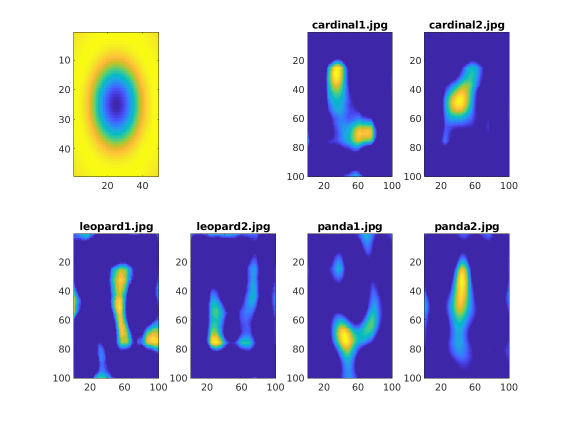
%> input picture hw2/SGhw2/different_animals_similar.png, 1134 x 851 px (shown at 1/2 size)
$ octave --eval "result = energy_image(imread('different_animals_similar.png'));"   (GNU Octave 9; MATLAB toolbox functions it lacks are replaced by stand-ins)
%> lines starting %> are read from the running program, lines starting %| are printed output that depends on the picture
function [energyImage, Ix, Iy] = energy_image(im)
    grayIm = rgb2gray(im);
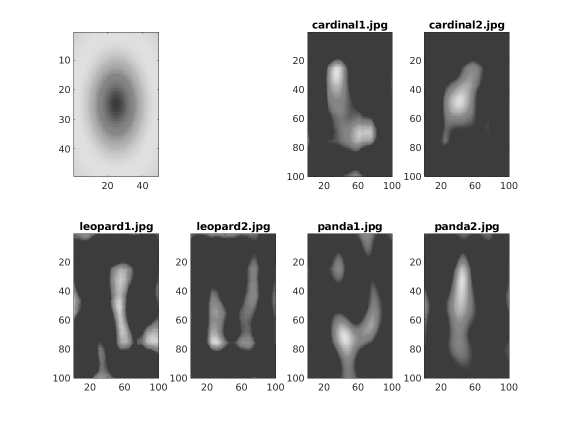
%> grayIm: size 851x1134 uint8 (shown at 1/2 size); min 0, max 255, mean 192.7
    doubledIm = im2double(grayIm);

    valuesX = [1 0 -1; 2 0 -2; 1 0 -1];
    valuesY = valuesX;

    Ix = imfilter(doubledIm, valuesX);
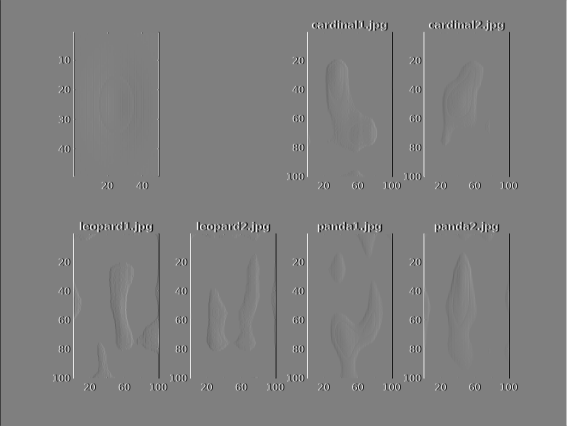
%> Ix: size 851x1134 double (shown at 1/2 size); min -4, max 4, mean 9.42e-18; drawn with min black and max white
    %figure; imshow(Ix);
    Iy = imfilter(doubledIm, valuesY);
    %figure; imshow(Iy);

    energyImage = sqrt((Ix).^2+(Iy).^2);
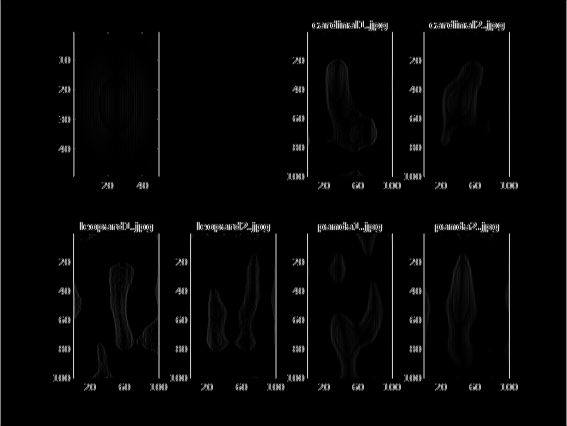
%> energyImage: size 851x1134 double (shown at 1/2 size); min 0, max 5.66, mean 0.137; drawn with min black and max white
%     figure;
%     imshow(energyImage);

$ run again, on hw2/SGhw2/hybrid.png
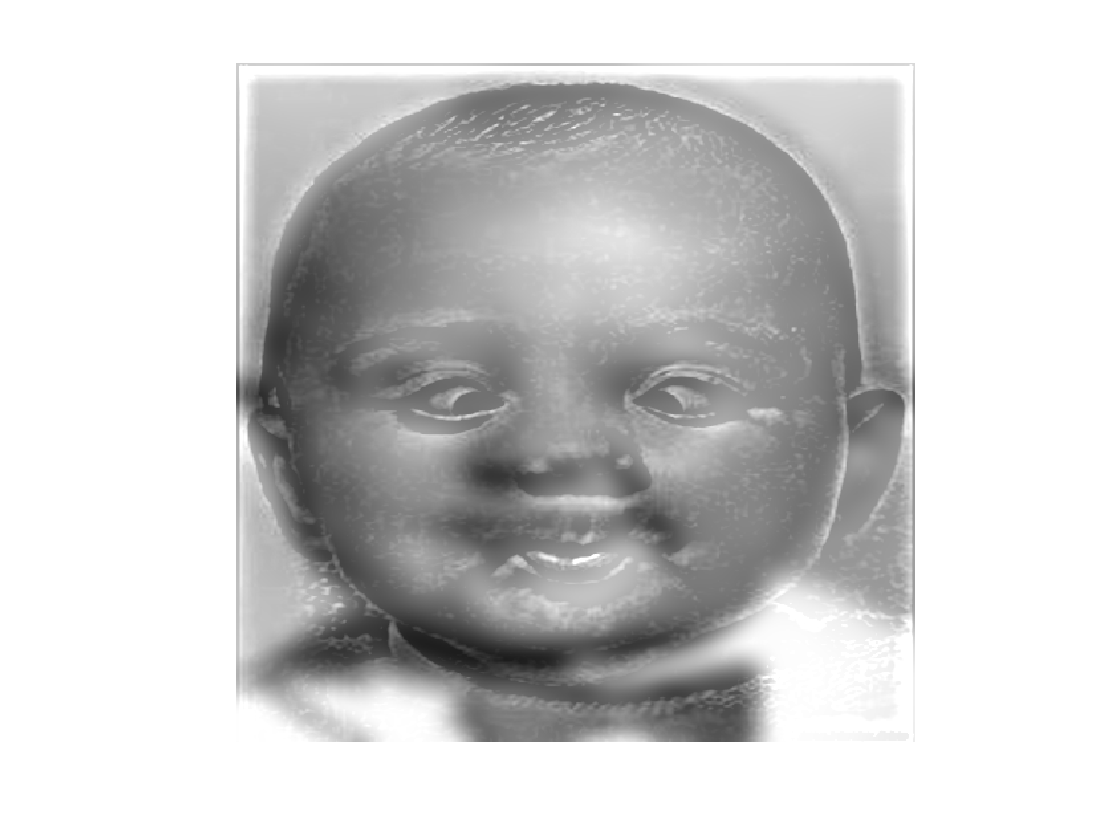
%> input picture hw2/SGhw2/hybrid.png, 1113 x 834 px
%> in energy_image, `Ix = imfilter(doubledIm, valuesX);`:
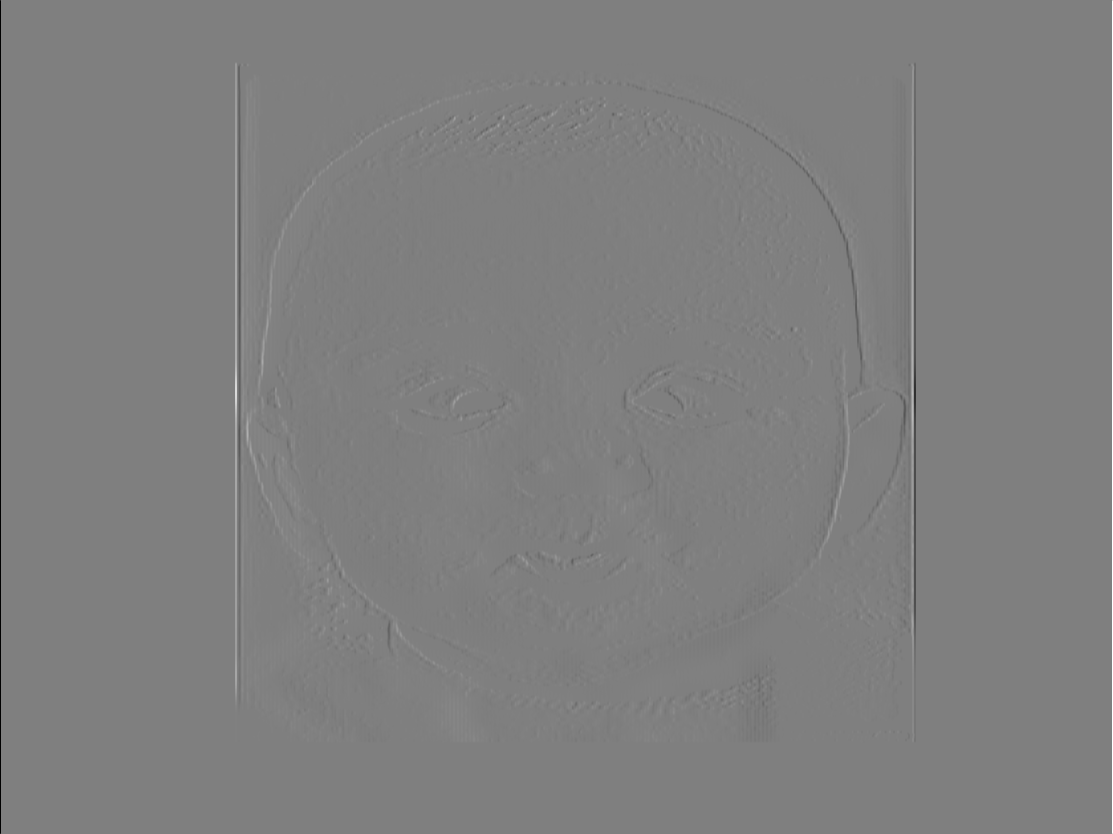
%> Ix: size 834x1113 double; min -4, max 4, mean 9.12e-19; drawn with min black and max white
%> in energy_image, `energyImage = sqrt((Ix).^2+(Iy).^2);`:
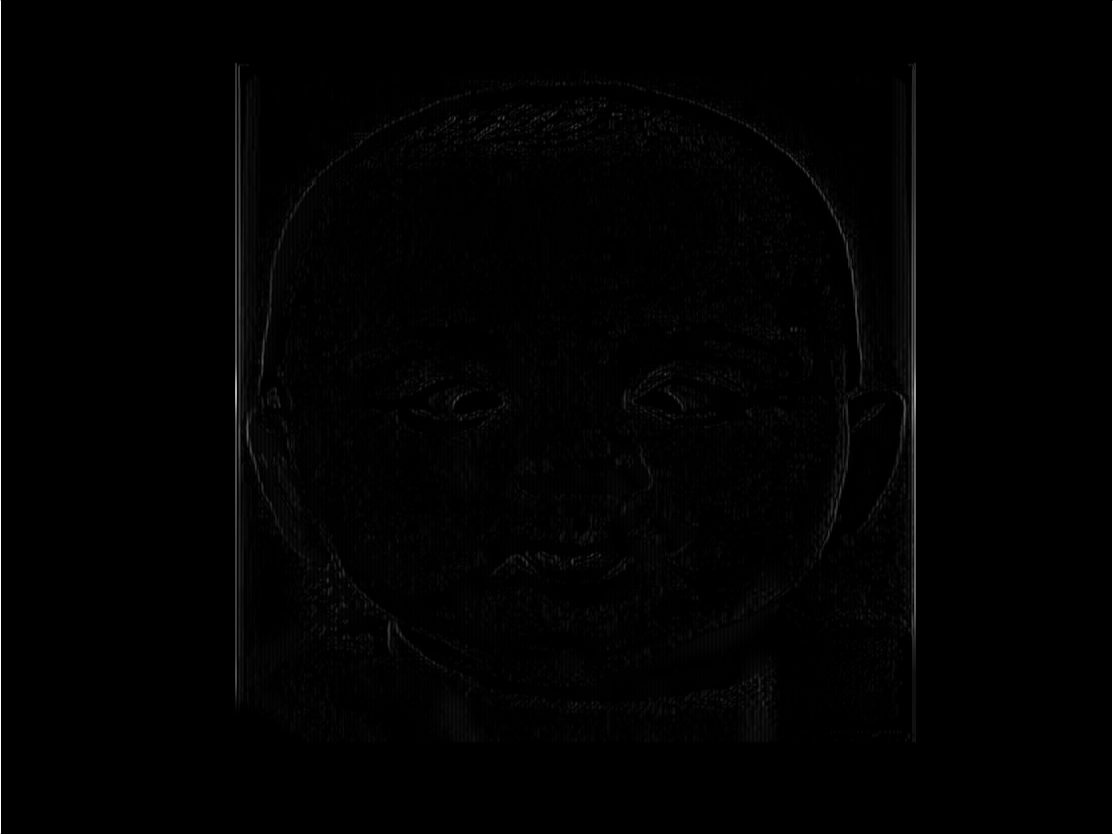
%> energyImage: size 834x1113 double; min 0, max 5.66, mean 0.0492; drawn with min black and max white

$ run again, on hw2/SGhw2/interesting.png
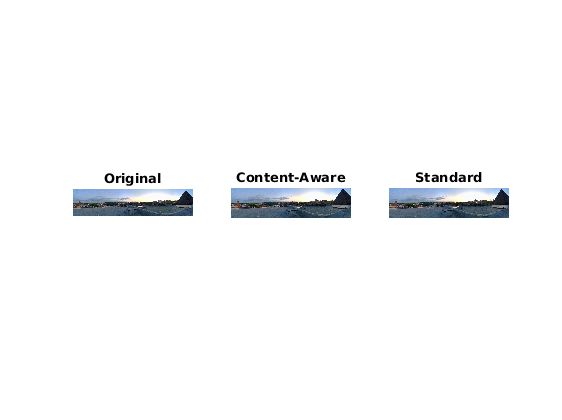
%> input picture hw2/SGhw2/interesting.png, 562 x 420 px
%> in energy_image, `Ix = imfilter(doubledIm, valuesX);`:
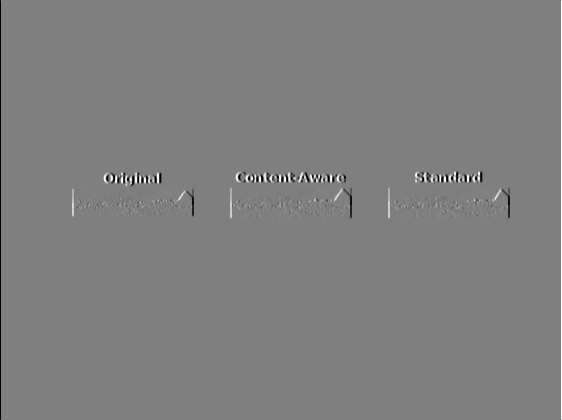
%> Ix: size 420x562 double; min -4, max 4, mean 2.99e-19; drawn with min black and max white
%> in energy_image, `energyImage = sqrt((Ix).^2+(Iy).^2);`:
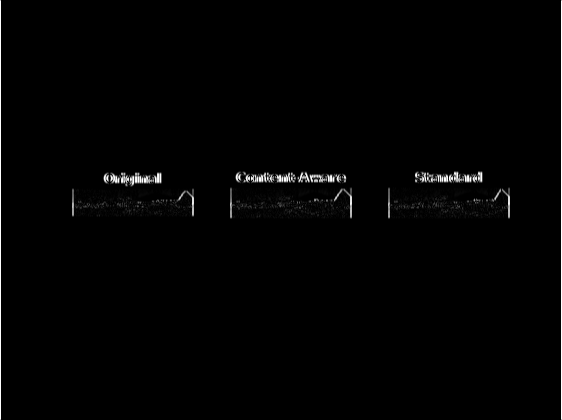
%> energyImage: size 420x562 double; min 0, max 5.66, mean 0.0597; drawn with min black and max white

$ run again, on hw2/SGhw2/mall_energy.png
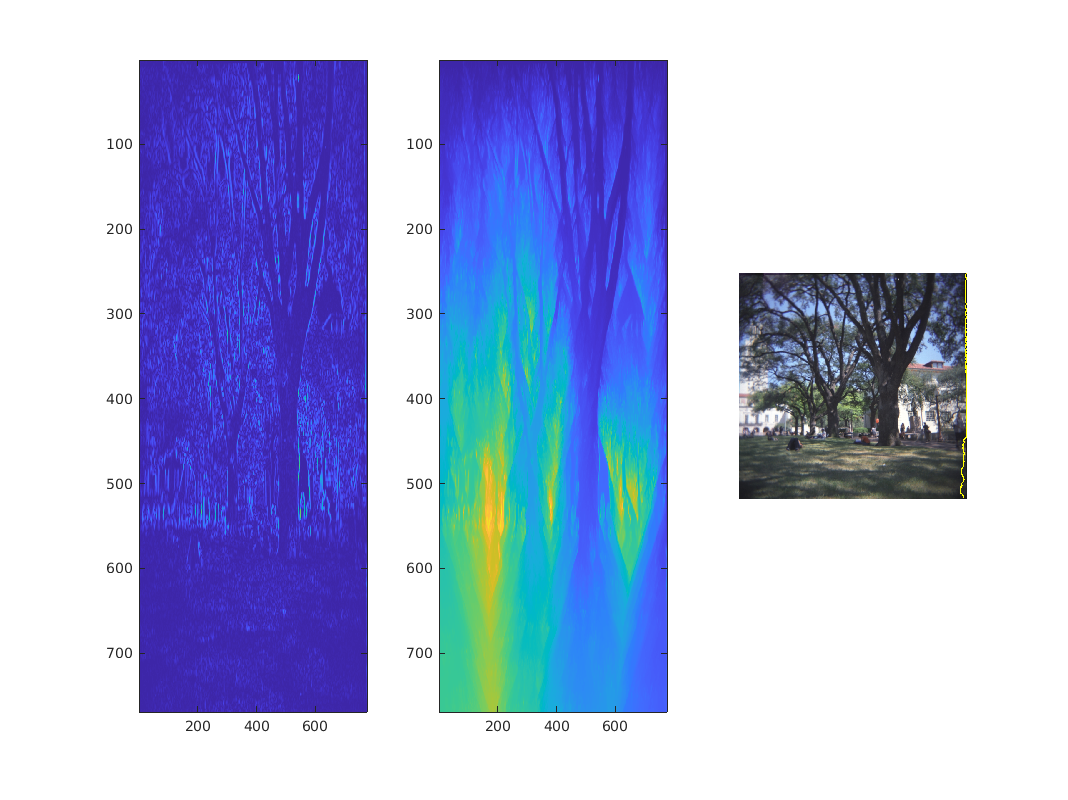
%> input picture hw2/SGhw2/mall_energy.png, 1068 x 800 px
%> in energy_image, `Ix = imfilter(doubledIm, valuesX);`:
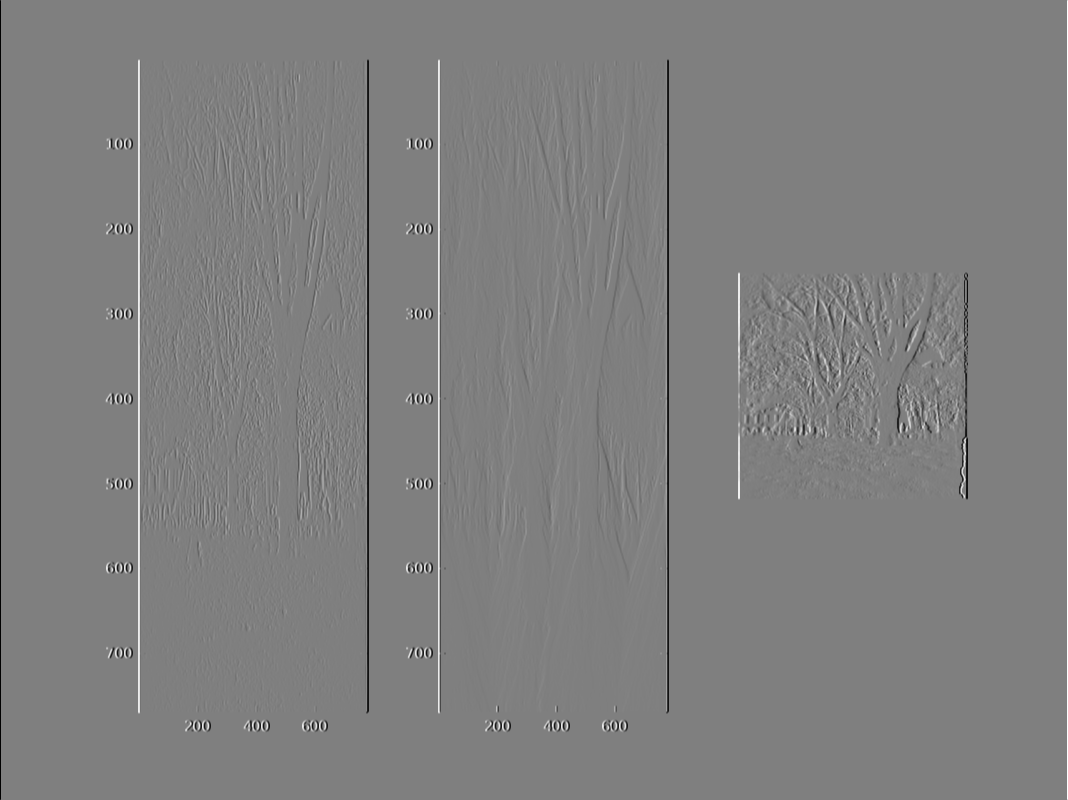
%> Ix: size 800x1068 double; min -4, max 4, mean 7.87e-19; drawn with min black and max white
%> in energy_image, `energyImage = sqrt((Ix).^2+(Iy).^2);`:
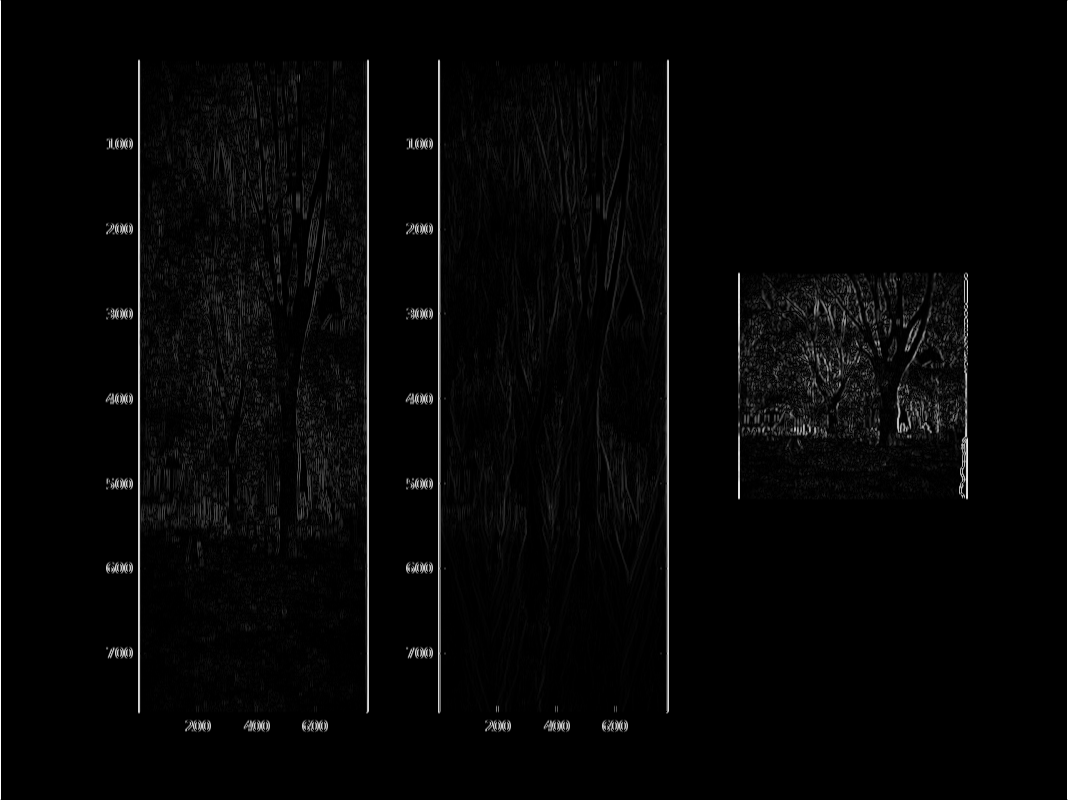
%> energyImage: size 800x1068 double; min 0, max 5.66, mean 0.132; drawn with min black and max white
